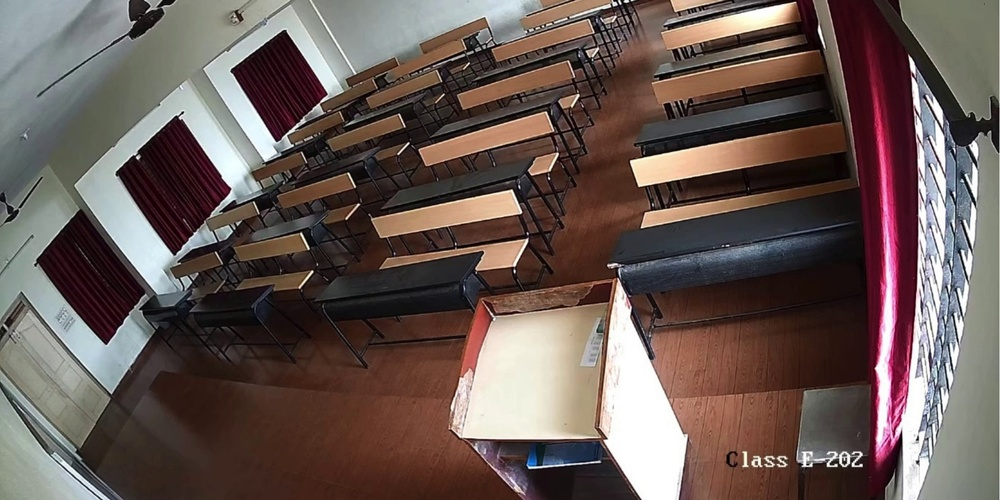
#> input picture test/i6.jpg, 1000 x 500 px, shrunk from 1920 x 960 before the run
$ python show_regions.py
#> lines starting #> are read from the running program, lines starting #| are printed output that depends on the picture
import cv2
import pandas as pd

# Function to draw saved regions from CSV
def draw_saved_regions(image, saved_regions):
    for region in saved_regions:
        x, y, width, height = region[1:]
        x, y, width, height = int(x), int(y), int(width), int(height)
        cv2.rectangle(image, (x, y), (x + width, y + height), (0, 255, 0), 2)  # Draw rectangle
        cv2.putText(image, f"ID: {region[0]}", (x, y - 10), cv2.FONT_HERSHEY_SIMPLEX, 0.5, (255, 255, 255), 2)  # Add text with region ID

# Load image
img = cv2.imread('i6.jpg')
#> img is the input picture: shape (500, 1000, 3); mean B, G, R 84.1, 88.9, 104.2

# Load saved regions from CSV
df = pd.read_csv('roi.csv')
#> (reads test/roi.csv from the repository)

# Create a window and display the image with saved regions
while True:
    draw_img = img.copy()  # Create a copy of the original image to draw regions on
    draw_saved_regions(draw_img, df.values)  # Draw saved regions
#> the loop in draw_saved_regions, `for region in saved_regions:` made 12 passes
#> (region, x, y, width, height) on passes 1 to 12: ([1, 503, 314, 222, 98], 503, 314, 222, 98), ([2, 569, 218, 197, 89], 569, 218, 197, 89), ([3, 622, 142, 168, 90], 622, 142, 168, 90), ([4, 667, 83, 153, 80], 667, 83, 153, 80), ([5, 312, 383, 118, 53], 312, 383, 118, 53), ([6, 374, 299, 117, 63], 374, 299, 117, 63), ([7, 444, 220, 119, 65], 444, 220, 119, 65), ([8, 495, 158, 119, 67], 495, 158, 119, 67), ([9, 224, 408, 89, 51], 224, 408, 89, 51), ([10, 272, 339, 92, 53], 272, 339, 92, 53), ([11, 338, 267, 87, 58], 338, 267, 87, 58), ([12, 387, 219, 87, 52], 387, 219, 87, 52)
#> after the loop in draw_saved_regions, `for region in saved_regions:`:
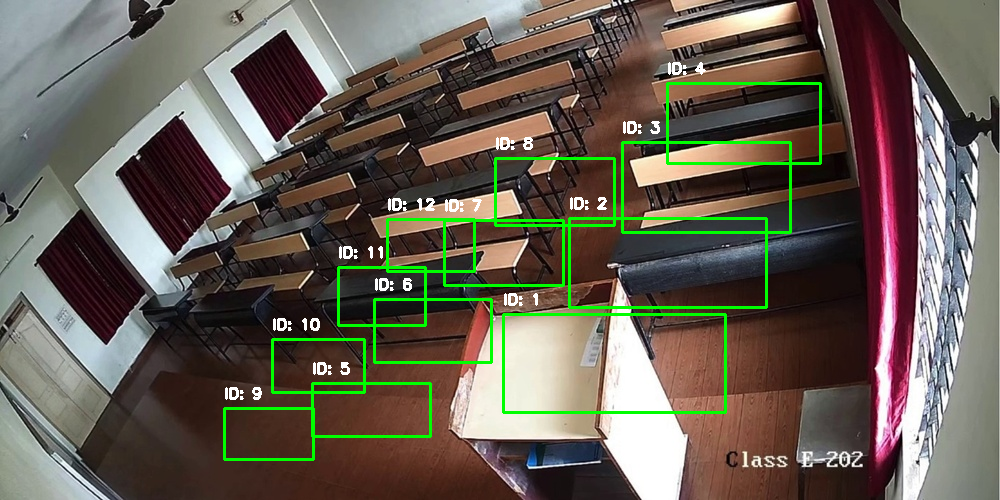
#> image: shape (500, 1000, 3); mean B, G, R 83.6, 95.1, 102.5
    cv2.imshow('Image with Regions', draw_img)
    key = cv2.waitKey(0)
#> (key Esc is pressed here)
    if key == 27:  # Press Esc to exit
        break

cv2.destroyAllWindows()
